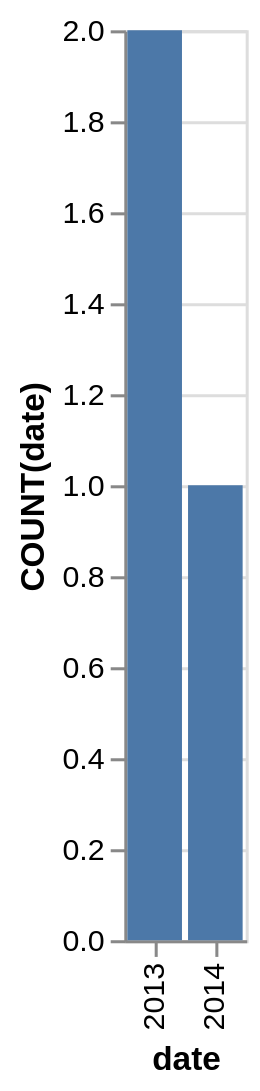

The Vega-Lite source for this figure:
### Vega-Lite specification from a JSON file in a GitHub repository (floating-point values rounded to 4 significant figures)
{"data": {"values": [{"x_data": "2013", "y_data": 2}, {"x_data": "2014", "y_data": 1}]}, "mark": "bar", "encoding": {"x": {"field": "x_data", "type": "nominal", "title": "date", "sort": {"op": "sum", "field": "y_data", "order": "descending"}}, "y": {"field": "y_data", "type": "quantitative", "title": "COUNT(date)"}}}
